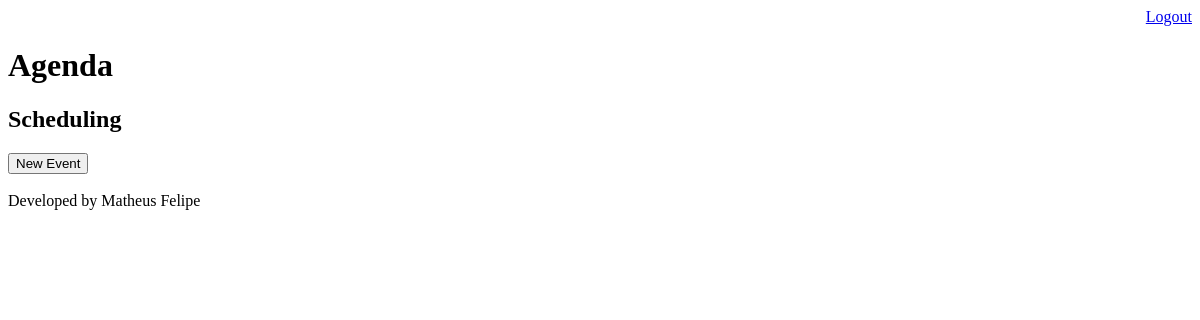
/agenda/ (signed in), run on an earlier commit of the app's database.
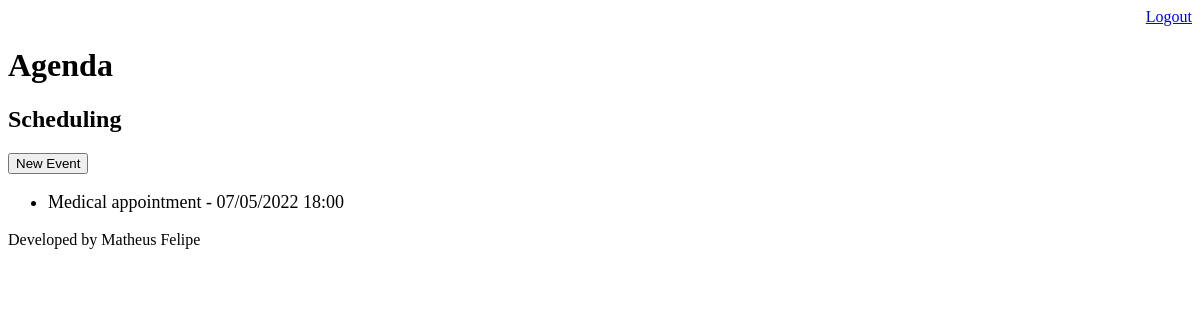
And on a later commit of the database.
### core/models.py (models this page shows, shortened)
class Evento(models.Model):
	title = models.CharField(max_length=100)
	description = models.TextField(blank=True, null=True)
	event_data = models.DateTimeField(verbose_name="Event data")
	creation_data = models.DateTimeField(auto_now=True)
	user = models.ForeignKey(User, on_delete=models.CASCADE)
	class Meta:
		db_table = "event"
	def get_event_data(self):
		return self.event_data.strftime('%m/%d/%Y %H:%M')

### core/views.py (the view)
# urls.py: path('agenda/', views.lista_eventos),
@login_required(login_url='/login/')
def lista_eventos(request):
	user = request.user
	evento = Evento.objects.filter(user=user)
	dados = {'eventos':evento}
	return render(request, 'agenda.html', dados)

### templates/agenda.html
{% extends "model-page.html" %}
{% block content %}
	<h2>Scheduling</h2>
	<a href="event/">
	<button type="button">New Event</button>
	</a>
		<ul style="font-size:18px">
			{% for evento in eventos %}
				<li>{{ evento.title }} - {{ evento.get_event_data }}</li>
			{% endfor %}
		</ul>
{% endblock %}

What changed in the data, as far as the page shows it:
now on this page (row edited): Evento: title "Medical appointment", get_event_data "07/05/2022 18:00"
